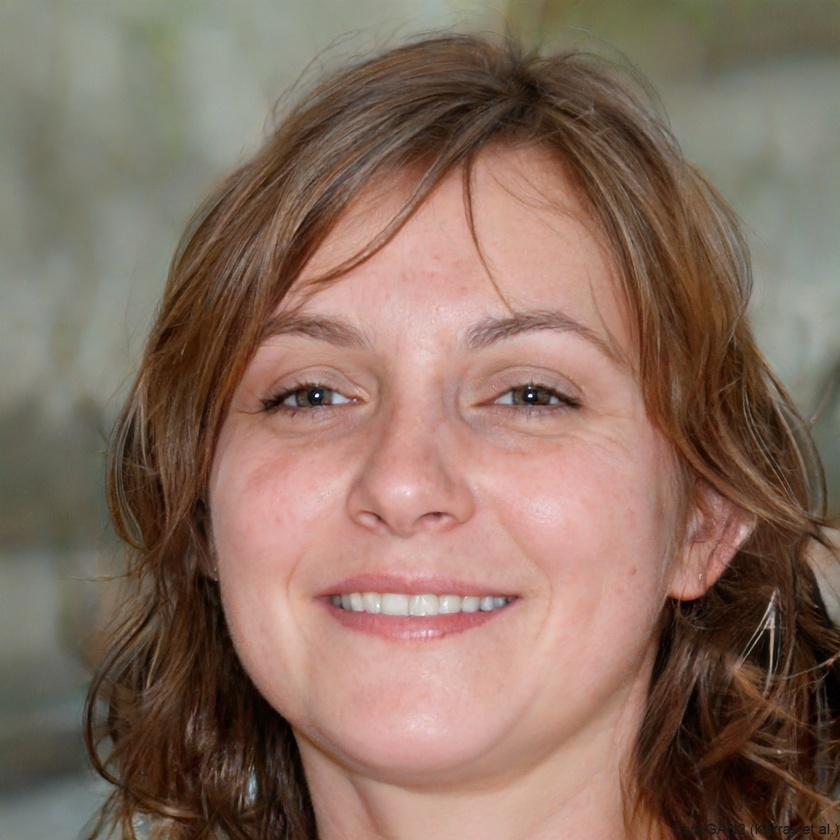
#> input picture persona.jpg, 840 x 840 px, shrunk from 1024 x 1024 before the run
$ python '003-Seleccionar un trozo de imagen y guardar.py'
#> lines starting #> are read from the running program, lines starting #| are printed output that depends on the picture
from PIL import Image

imagen = Image.open("persona.jpg")
#> imagen is the input picture: PIL image 840x840 RGB; mean R, G, B 135.6, 110.6, 96.9
pixeles = imagen.load()

print(pixeles[0,0])
#| (147, 150, 129)
coordenadas = (0,0,64,64)
trozo = imagen.crop(coordenadas)
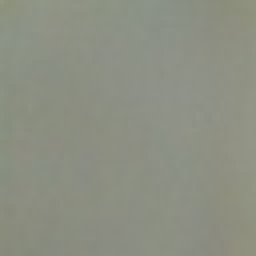
#> trozo: PIL image 64x64 RGB (shown 4 times larger); mean R, G, B 140.6, 143.9, 130.9
trozo.save("trozo.jpg")
